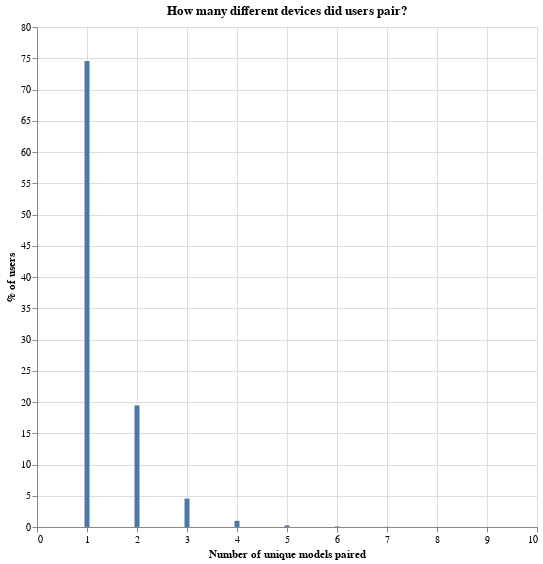

Notebook code for this chart:
### Markdown cell above
## how many unique paired devices do users have?

### Code cell
df = pd.read_csv("devices.csv")

df = df.loc[
    (df["device_model"].isna() == False) & (df["device_manufacturer"].isna() == False),
    :,
]
# df = df.loc[pd.to_datetime(df["age"])<pd.to_datetime('2020-01-01'),:]


df["model"] = df["device_manufacturer"] + df["device_model"]

df = df.groupby(["user_id"])["model"].agg("nunique").reset_index()
df = df.groupby(["model"])["user_id"].agg("nunique").reset_index()
df["perc"] = 100 * df["user_id"] / sum(df["user_id"])

alt.Chart(df.loc[df["model"] < 10, :]).mark_bar().encode(
    x=alt.X("model:Q", axis=alt.Axis(title="Number of unique models paired")),
    y=alt.Y("perc:Q", axis=alt.Axis(title="% of users")),
).properties(width=500, height=500, title="How many different devices did users pair?")

### Figure 1 — Vega-Lite specification as saved in the notebook (floating-point values rounded to 4 significant figures)
{"config": {"view": {"continuousWidth": 400, "continuousHeight": 300}}, "data": {"name": "data-b7ef6ffa1dfd1edc99e1b8bde6f178c3"}, "mark": "bar", "encoding": {"x": {"type": "quantitative", "axis": {"title": "Number of unique models paired"}, "field": "model"}, "y": {"type": "quantitative", "axis": {"title": "% of users"}, "field": "perc"}}, "height": 500, "title": "How many different devices did users pair?", "width": 500, "$schema": "https://vega.github.io/schema/vega-lite/v4.8.1.json", "datasets": {"data-b7ef6ffa1dfd1edc99e1b8bde6f178c3": [{"model": 1, "user_id": 1877910, "perc": 74.58}, {"model": 2, "user_id": 489877, "perc": 19.46}, {"model": 3, "user_id": 114568, "perc": 4.55}, {"model": 4, "user_id": 25003, "perc": 0.993}, {"model": 5, "user_id": 6480, "perc": 0.2573}, {"model": 6, "user_id": 2152, "perc": 0.08547}, {"model": 7, "user_id": 883, "perc": 0.03507}, {"model": 8, "user_id": 434, "perc": 0.01724}, {"model": 9, "user_id": 217, "perc": 0.008618}]}}
